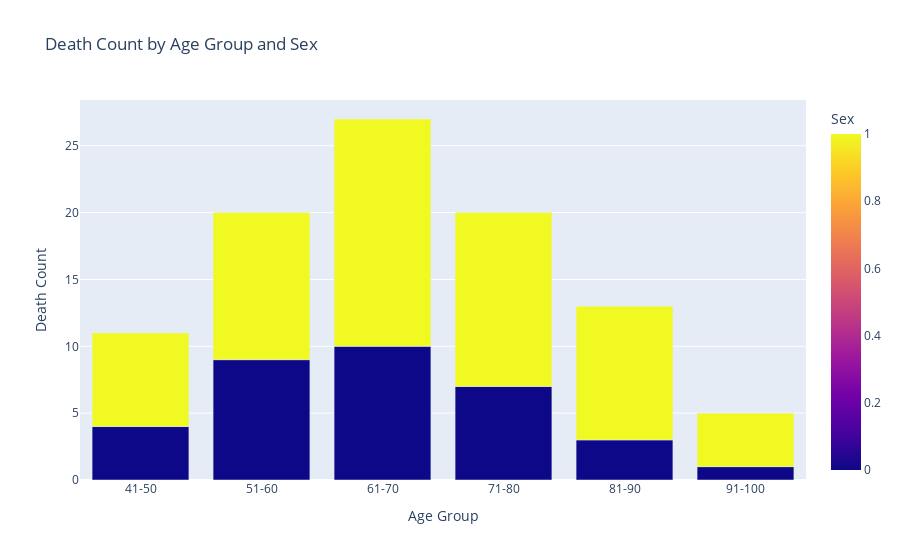

This figure's notebook cell:
### Code cell
df = df[df['age'] > 40]

# Yaş gruplarını oluştur
bins = [40, 50, 60, 70, 80, 90, 100]
labels = ['41-50', '51-60', '61-70', '71-80', '81-90', '91-100']
df['age_group'] = pd.cut(df['age'], bins=bins, labels=labels, right=False)

# Yaş gruplarına göre ve cinsiyete göre ölüm olaylarını say
death_counts = df[df['DEATH_EVENT'] == 1].groupby(['age_group', 'sex']).size().reset_index(name='count')

# Görselleştir
fig = px.bar(death_counts, x='age_group', y='count', color='sex', barmode='group', labels={'age_group': 'Age Group', 'count': 'Death Count', 'sex': 'Sex'}, title='Death Count by Age Group and Sex')
fig.show()

### Figure 1 — Plotly figure (JSON) as saved in the notebook; plotly's stock layout.template omitted (floating-point values rounded to 4 significant figures)
{"data": [{"alignmentgroup": "True", "hovertemplate": "Age Group=%{x}<br>Death Count=%{y}<br>Sex=%{marker.color}<extra></extra>", "legendgroup": "", "marker": {"color": [0, 1, 0, 1, 0, 1, 0, 1, 0, 1, 0, 1], "coloraxis": "coloraxis", "pattern": {"shape": ""}}, "name": "", "offsetgroup": "", "orientation": "v", "showlegend": false, "textposition": "auto", "x": ["41-50", "41-50", "51-60", "51-60", "61-70", "61-70", "71-80", "71-80", "81-90", "81-90", "91-100", "91-100"], "xaxis": "x", "y": [4, 7, 9, 11, 10, 17, 7, 13, 3, 10, 1, 4], "yaxis": "y", "type": "bar"}], "layout": {"xaxis": {"anchor": "y", "domain": [0.0, 1.0], "title": {"text": "Age Group"}}, "yaxis": {"anchor": "x", "domain": [0.0, 1.0], "title": {"text": "Death Count"}}, "coloraxis": {"colorbar": {"title": {"text": "Sex"}}, "colorscale": [[0.0, "#0d0887"], [0.1111, "#46039f"], [0.2222, "#7201a8"], [0.3333, "#9c179e"], [0.4444, "#bd3786"], [0.5556, "#d8576b"], [0.6667, "#ed7953"], [0.7778, "#fb9f3a"], [0.8889, "#fdca26"], [1.0, "#f0f921"]]}, "legend": {"tracegroupgap": 0}, "title": {"text": "Death Count by Age Group and Sex"}, "barmode": "group"}}
